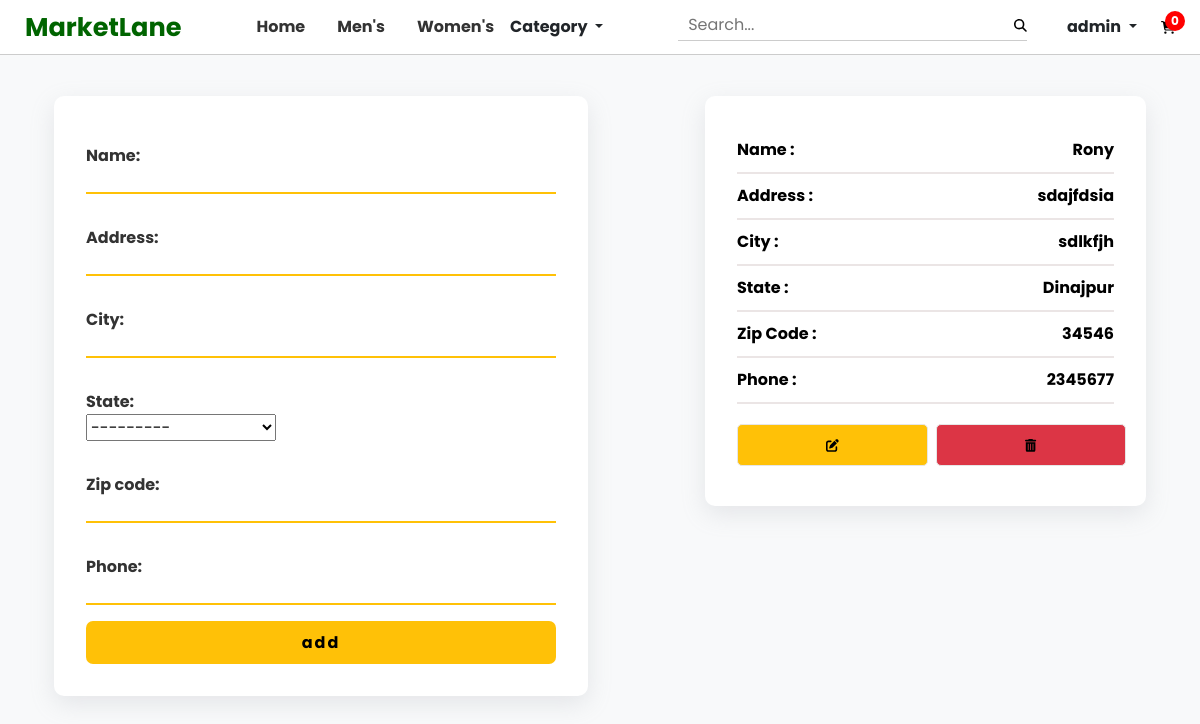
Before: /customer/address/ (signed in) with the older database file.
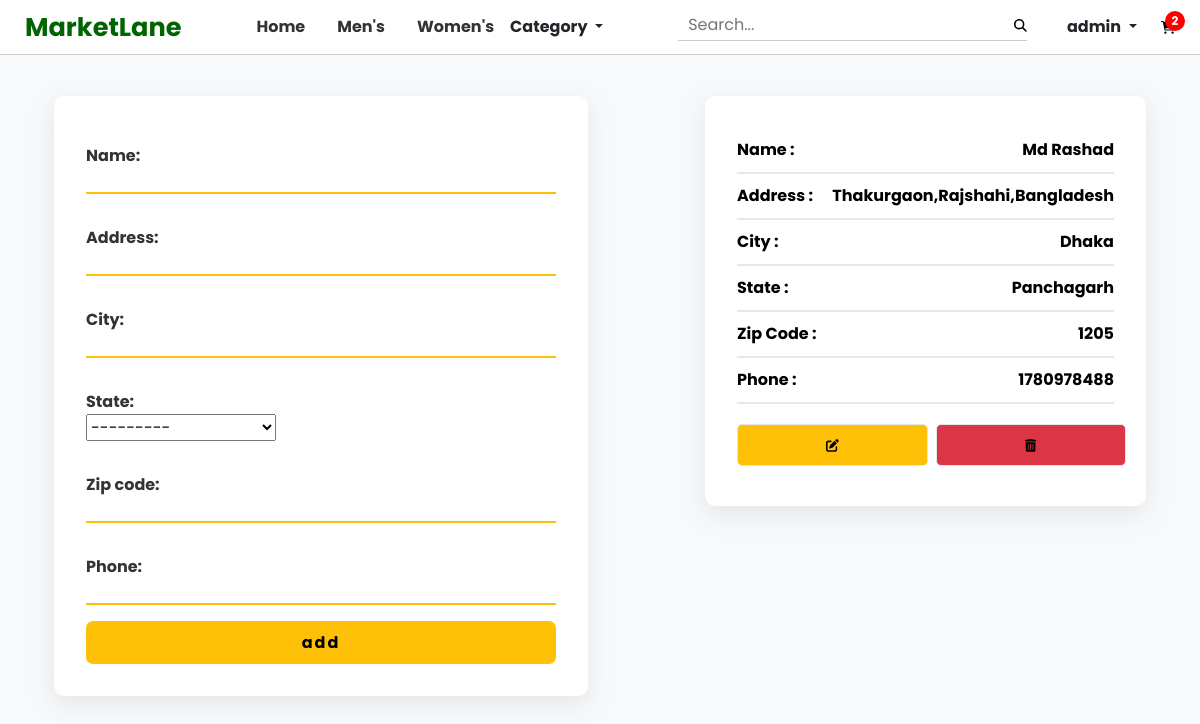
After: the same page with the newer database file.
### core/models.py (models this page shows, shortened)
class CustomerAddress(models.Model):
    STATE_CHOICES = [
        ('Rajshahi', (
                ('Bogura', 'Bogura'),
                ('Joypurhat', 'Joypurhat'),
                ('Naogaon', 'Naogaon'),
                ('Natore', 'Natore'),('Chapainawabganj', 'Chapainawabganj'),
                ('Pabna', 'Pabna'),('Rajshahi', 'Rajshahi'),
                ('Sirajganj', 'Sirajganj'),
            )
        ),
        ('Rangpur', (
                ('Dinajpur', 'Dinajpur'),
                ('Gaibandha', 'Gaibandha'),
                ('Kurigram', 'Kurigram'),
                ('Lalmonirhat', 'Lalmonirhat'),
                ('Nilphamari', 'Nilphamari'),('Panchagarh', 'Panchagarh'),
                ('Rangpur', 'Rangpur'),('Thakurgaon', 'Thakurgaon'),
            )
        ),
        ('Sylhet', (
                ('Habiganj', 'Habiganj'),
                ('Maulvibazar', 'Maulvibazar'),
                ('Sunamganj', 'Sunamganj'),('Sylhet', 'Sylhet'),
            )
        ),
        ('Barisal', (
                ('Barguna', 'Barguna'),
                ('Barisal', 'Barisal'),
                ('Bhola', 'Bhola'),
                ('Jhalokati', 'Jhalokati'),
                ('Patuakhali', 'Patuakhali'),
                ('Pirojpur', 'Pirojpur'),
            )
        ),
        ('Chittagong', (
                ('Bandarban', 'Bandarban'),
                ('Brahmanbaria', 'Brahmanbaria'),
                ('Chandpur', 'Chandpur'),
                ('Chittagong', 'Chittagong'),
                ('Comilla', 'Comilla'),
                ('Cox\'s Bazar', 'Cox\'s Bazar'),
                ('Feni', 'Feni'),
                ('Khagrachhari', 'Khagrachhari'),
                ('Lakshmipur', 'Lakshmipur'),
                ('Noakhali', 'Noakhali'),
                ('Rangamati', 'Rangamati'),
            )
        ),
        ('Dhaka', (
                ('Dhaka', 'Dhaka'),
                ('Faridpur', 'Faridpur'),
                ('Gazipur', 'Gazipur'),
                ('Gopalganj', 'Gopalganj'),
                ('Kishoreganj', 'Kishoreganj'),
                ('Madaripur', 'Madaripur'),
                ('Manikganj', 'Manikganj'),
                ('Munshiganj', 'Munshiganj'),
                ('Narayanganj', 'Narayanganj'),
                ('Narsingdi', 'Narsingdi'),
                ('Rajbari', 'Rajbari'),
                ('Shariatpur', 'Shariatpur'),
                ('Tangail', 'Tangail'),
            )
        ),
        ('Khulna', (
                ('Bagerhat', 'Bagerhat'),
                ('Chuadanga', 'Chuadanga'),
                ('Jessore', 'Jessore'),
                ('Jhenaidah', 'Jhenaidah'),
                ('Khulna', 'Khulna'),
                ('Kushtia', 'Kushtia'),
                ('Magura', 'Magura'),
                ('Meherpur', 'Meherpur'),
                ('Narail', 'Narail'),
                ('Satkhira', 'Satkhira'),
            )
        ),
        ('Mymensingh',(
                ('Jamalpur', 'Jamalpur'),
                ('Mymensingh', 'Mymensingh'),
                ('Netrakona', 'Netrakona'),
                ('Sherpur', 'Sherpur'),
            )
        ),
        ('Rajshahi', (
                ('Bogra', 'Bogra'),
                ('Chapainawabganj', 'Chapainawabganj'),
                ('Joypurhat', 'Joypurhat'),
                ('Naogaon', 'Naogaon'),
                ('Natore', 'Natore'),
                ('Pabna', 'Pabna'),
            )
        ),
    ]
    customer = models.ForeignKey(User, on_delete=models.CASCADE)
    name = models.CharField(max_length=100)
    address = models.CharField(max_length=200)
    city = models.CharField(max_length=100)
    state = models.CharField(choices=STATE_CHOICES, max_length=15)
    zip_code = models.CharField(max_length=20)
    phone = models.IntegerField()

### core/views.py (the view, shortened to what this page needs)
# urls.py: path('customer/address/', views.CustomerAddressLoc.as_view(), name='customer_address'),
class CustomerAddressLoc(LoginRequiredMixin, FormView, ListView):
    login_url = reverse_lazy('user_login')
    form_class = CustomerAddressForm
    template_name = 'core/customer_profile.html'
    model = CustomerAddress
    success_url = reverse_lazy('customer_address')
    def get_context_data(self, **kwargs):
        context = super().get_context_data(**kwargs)
        context["cus_loc_objects"] = CustomerAddress.objects.filter(
            customer=self.request.user).order_by('-id')
        if self.request.user.is_authenticated:
            context["cart"] = len(
                ProductCart.objects.filter(user=self.request.user))
        return context

### core/forms.py
class CustomerAddressForm(forms.ModelForm):
    class Meta:
        model = CustomerAddress
        fields = ['name','address','city','state','zip_code','phone']

### core/templates/core/customer_profile.html (shortened to what this page needs)
{% extends "core/base.html" %}
{% load static %}
{% block body-content %}
    <div class="d-flex flex-column align-items-center mt-5">
        <div class="container row my-5">
            <div class="col-6 col-md-6 col-sm-5 location-form">
                <form action="" method="post" class="form-address">
                    {% for form in form %}
                    <div class="location-field">
                        {{form.label_tag}}
                        {{form}}
                    </div>
                    {% endfor %}
                    <input class="bg-info" type="submit" value='add'>
                </form>
            </div>
            <div class="col-5 col-md-5 col-sm-6 offset-1">
                {% for cus_loc_object in cus_loc_objects %}
                <div class="address-container">
                    <div class="address-details">
                      <p><strong>Name :</strong> {{cus_loc_object.name|capfirst}}</p>
                      <p><strong>Address :</strong> {{cus_loc_object.address}}</p>
                      <p><strong>City :</strong> {{cus_loc_object.city}}</p>
                      <p><strong>State :</strong> {{cus_loc_object.state}}</p>
                      <p><strong>Zip Code :</strong> {{cus_loc_object.zip_code}}</p>
                      <p><strong>Phone :</strong> {{cus_loc_object.phone}}</p>
                    </div>
                    <div class="address-actions">
                        <button class="btn-icon btn-edit bg-warning text-decoration-none" data-id={{cus_loc_object.id}}><i class="fas fa-edit"></i></button>
                        <a href="{% url 'customer_address_del' cus_loc_object.id %}" class="btn-icon bg-danger mx-2" data-id={{cus_loc_object.id}}><i class="fas fa-trash-alt"></i></a>
                    </div>
                </div>
                {% endfor %}
            </div>
        </div>
    </div>
{% endblock body-content %}

### core/templates/core/navbar.html (shortened to what this page needs)
<div class="nav" id="navbar">
  <a href="{% url 'home' %}" class="logo">MarketLane</a>
  <div class="nav-a d-flex align-items-center list-unstyled">
    <a href="{% url 'home' %}">Home</a>
    <a href="{% url 'men_products' %}">Men's</a>
    <a href="{% url 'women_porducts' %}">Women's</a>
    <div class="dropdown">
      <a
        class="dropdown-toggle text-decoration-none text-dark"
        href="#"
        role="button"
        data-bs-toggle="dropdown"
        aria-expanded="false"
      >
        Category
      </a>
    </div>
  </div>
  <div class="d-flex align-items-center">
    <div class="search-container">
      <input type="text" placeholder="Search..." />
      <button type="submit"><i class="fa fa-search"></i></button>
    </div>
    <div class="nav-a">
      {% if request.user.is_authenticated %}
      <div class="dropdown mx-4">
        <a
          class="dropdown-toggle text-decoration-none text-dark"
          href="#"
          role="button"
          data-bs-toggle="dropdown"
          aria-expanded="false"
        >
          {{request.user}}
        </a>
      </div>
      {% else %}
      <a href="{% url 'user_registration' %}" class="d-inline mx-3"
        >login/register
      </a>
      {% endif %}
    </div>
    {% if request.user.is_authenticated %}
    <a class="cart-icon" href="{% url 'product_cart' %}">
      <span class="cart-count" id="cart-count">{{cart}}</span>
    </a>
    {% endif %}
  </div>
</div>

Changed rows visible on the page:
removed CustomerAddress: name "Rony", address "sdajfdsia", city "sdlkfjh", state "Dinajpur", zip_code "34546", phone "2345677"
added CustomerAddress: name "Md Rashad", address "Thakurgaon,Rajshahi,Bangladesh", city "Dhaka", state "Panchagarh", zip_code "1205", phone "1780978488"
Other visible differences:
{{ cart }}: "0" → "2"
